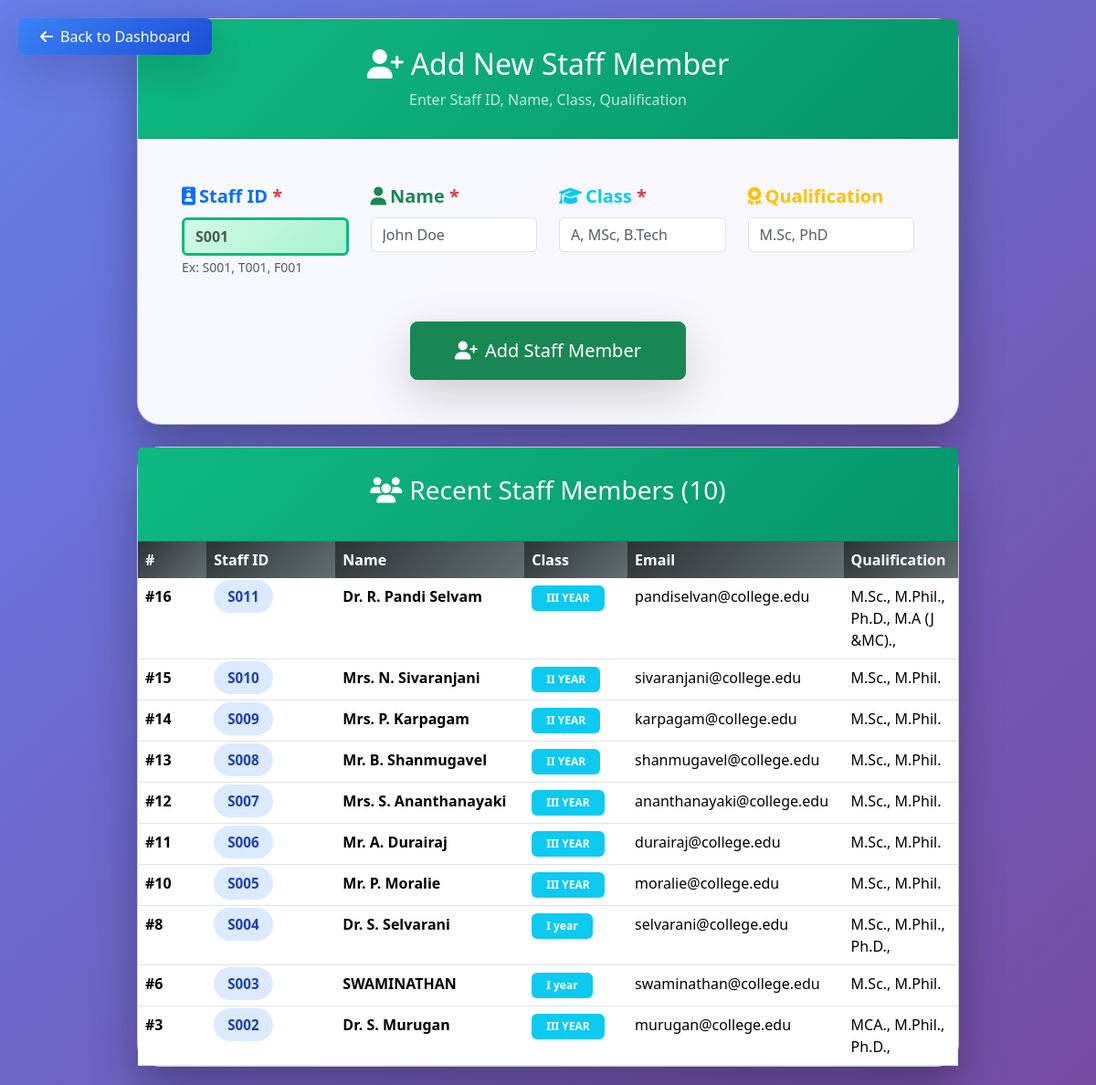
Page /hod/staff_register.php (signed in) on the committed database.
### tables this page shows
CREATE TABLE IF NOT EXISTS `staff` (
  `id` int(11) NOT NULL AUTO_INCREMENT,
  `staff_id` varchar(20) NOT NULL,
  `staff_initial` varchar(10) DEFAULT NULL,
  `name` varchar(100) NOT NULL,
  `class` varchar(50) NOT NULL,
  `qualification` varchar(200) DEFAULT NULL,
  `email` varchar(100) NOT NULL,
  `password` varchar(255) NOT NULL,
  `created_by` varchar(100) NOT NULL,
  `created_at` timestamp NULL DEFAULT CURRENT_TIMESTAMP,
  PRIMARY KEY (`id`),
  UNIQUE KEY `staff_id` (`staff_id`),
  UNIQUE KEY `staff_id_unique` (`staff_id`)
);

### hod/staff_register.php (the view, shortened to what this page needs)
<?php
include '../config/db_connection.php';
$recent_staff = array();
try {
    $stmt = $pdo->query("SELECT * FROM staff ORDER BY id DESC LIMIT 10");
    $recent_staff = $stmt->fetchAll(PDO::FETCH_ASSOC);
} catch(PDOException $e) {
    $recent_staff = array();
}
?>
<!DOCTYPE html>
<html>
<head>
    <link href="https://cdn.jsdelivr.net/npm/bootstrap@5.3.2/dist/css/bootstrap.min.css" rel="stylesheet">
    <link href="https://cdnjs.cloudflare.com/ajax/libs/font-awesome/6.5.1/css/all.min.css" rel="stylesheet">
</head>
<body>
    <a href="dashboard.php" class="btn btn-primary back-btn px-4 py-2 shadow-lg">
        <i class="fas fa-arrow-left me-2"></i>Back to Dashboard
    </a>
    <div class="container">
        <div class="row justify-content-center">
            <div class="col-12">
                <div class="card form-card mb-4">
                    <div class="card-header">
                        <h2><i class="fas fa-user-plus me-2"></i>Add New Staff Member</h2>
                        <p class="mb-0 opacity-75 mt-2">Enter Staff ID, Name, Class, Qualification</p>
                    </div>
                    <div class="card-body p-5">
                        <form method="POST">
                            <div class="row g-4">
                                <div class="col-md-3">
                                    <label class="form-label fw-bold fs-5 text-primary">
                                        <i class="fas fa-id-badge me-1"></i>Staff ID <span class="text-danger">*</span>
                                    </label>
                                    <input type="text" name="staff_id" class="form-control staff-id-input"
                                           placeholder="S001" maxlength="10" required>
                                    <small class="text-muted">Ex: S001, T001, F001</small>
                                </div>
                                <div class="col-md-3">
                                    <label class="form-label fw-bold fs-5 text-success">
                                        <i class="fas fa-user me-1"></i>Name <span class="text-danger">*</span>
                                    </label>
                                    <input type="text" name="name" class="form-control"
                                           placeholder="John Doe" required>
                                </div>
                                <div class="col-md-3">
                                    <label class="form-label fw-bold fs-5 text-info">
                                        <i class="fas fa-graduation-cap me-1"></i>Class <span class="text-danger">*</span>
                                    </label>
                                    <input type="text" name="class" class="form-control"
                                           placeholder="A, MSc, B.Tech" required>
                                </div>
                                <div class="col-md-3">
                                    <label class="form-label fw-bold fs-5 text-warning">
                                        <i class="fas fa-award me-1"></i>Qualification
                                    </label>
                                    <input type="text" name="qualification" class="form-control"
                                           placeholder="M.Sc, PhD">
                                </div>
                            </div>
                            <div class="text-center mt-5">
                                <button type="submit" name="register_staff" class="btn btn-success btn-lg px-5 py-3 shadow-lg">
                                    <i class="fas fa-user-plus me-2"></i>Add Staff Member
                                </button>
                            </div>
                        </form>
                    </div>
                </div>
                <div class="card form-card">
                    <div class="card-header">
                        <h3><i class="fas fa-users me-2"></i>Recent Staff Members (<?php echo count($recent_staff); ?>)</h3>
                    </div>
                    <div class="card-body p-0">
                        <?php if(count($recent_staff) > 0): ?>
                        <div class="table-responsive">
                            <table class="table table-hover mb-0">
                                <thead>
                                    <tr>
                                        <th width="8%">#</th>
                                        <th width="15%">Staff ID</th>
                                        <th width="22%">Name</th>
                                        <th width="12%">Class</th>
                                        <th width="20%">Email</th>
                                        <th width="13%">Qualification</th>
                                    </tr>
                                </thead>
                                <tbody>
                                    <?php foreach($recent_staff as $staff): ?>
                                    <tr>
                                        <td><strong>#<?php echo $staff['id']; ?></strong></td>
                                        <td><span class="staff-id"><?php echo htmlspecialchars($staff['staff_id']); ?></span></td>
                                        <td><strong><?php echo htmlspecialchars($staff['name']); ?></strong></td>
                                        <td><span class="badge bg-info px-3 py-2"><?php echo htmlspecialchars($staff['class']); ?></span></td>
                                        <td><?php echo htmlspecialchars($staff['email']); ?></td>
                                        <td><?php echo htmlspecialchars($staff['qualification'] != '' ? $staff['qualification'] : 'N/A'); ?></td>
                                    </tr>
                                    <?php endforeach; ?>
                                </tbody>
                            </table>
                        </div>
                        <?php endif; ?>
                    </div>
                </div>
            </div>
        </div>
    </div>
</body>
</html>

### hod/staff_register.php (style rules this page uses)
body { background: linear-gradient(135deg, #667eea 0%, #764ba2 100%); min-height: 100vh; padding: 20px 0; font-family: 'Segoe UI', Tahoma, Geneva, sans-serif; }
.form-card { max-width: 900px; margin: 0 auto; border-radius: 25px; box-shadow: 0 25px 50px rgba(0,0,0,0.3); background: rgba(255,255,255,0.95); backdrop-filter: blur(15px); }
.card-header { background: linear-gradient(135deg, #10b981, #059669); color: white; border-radius: 25px 25px 0 0; padding: 30px; text-align: center; }
.staff-id-input { border: 3px solid #10b981 !important; background: linear-gradient(135deg, #d1fae5, #a7f3d0); font-weight: 700; text-transform: uppercase; }
.back-btn { position: fixed; top: 20px; left: 20px; z-index: 1000; background: linear-gradient(135deg, #3b82f6, #1d4ed8); border: none; }
.staff-id { font-weight: 800; color: #1e40af; background: #dbeafe; padding: 8px 15px; border-radius: 20px; font-size: 0.95rem; }
.table thead th { background: linear-gradient(135deg, #2d3436, #636e72); color: white; border: none; }

### rows in the picture
staff: id "16", staff "S011", name "Dr. R. Pandi Selvam", class "III YEAR", email "pandiselvan@college.edu", qualification "M.Sc., M.Phil., Ph.D., M.A (J &MC).,"
staff: id "15", staff "S010", name "Mrs. N. Sivaranjani", class "II YEAR", email "sivaranjani@college.edu", qualification "M.Sc., M.Phil."
staff: id "14", staff "S009", name "Mrs. P. Karpagam", class "II YEAR", email "karpagam@college.edu", qualification "M.Sc., M.Phil."
staff: id "13", staff "S008", name "Mr. B. Shanmugavel", class "II YEAR", email "shanmugavel@college.edu", qualification "M.Sc., M.Phil."
staff: id "12", staff "S007", name "Mrs. S. Ananthanayaki", class "III YEAR", email "ananthanayaki@college.edu", qualification "M.Sc., M.Phil."
staff: id "11", staff "S006", name "Mr. A. Durairaj", class "III YEAR", email "durairaj@college.edu", qualification "M.Sc., M.Phil."
staff: id "10", staff "S005", name "Mr. P. Moralie", class "III YEAR", email "moralie@college.edu", qualification "M.Sc., M.Phil."
staff: id "8", staff "S004", name "Dr. S. Selvarani", class "I year", email "selvarani@college.edu", qualification "M.Sc., M.Phil., Ph.D.,"
staff: id "6", staff "S003", name "SWAMINATHAN", class "I year", email "swaminathan@college.edu", qualification "M.Sc., M.Phil."
staff: id "3", staff "S002", name "Dr. S. Murugan", class "III YEAR", email "murugan@college.edu", qualification "MCA., M.Phil., Ph.D.,"

### other values in the picture
count($recent_staff) "10"
